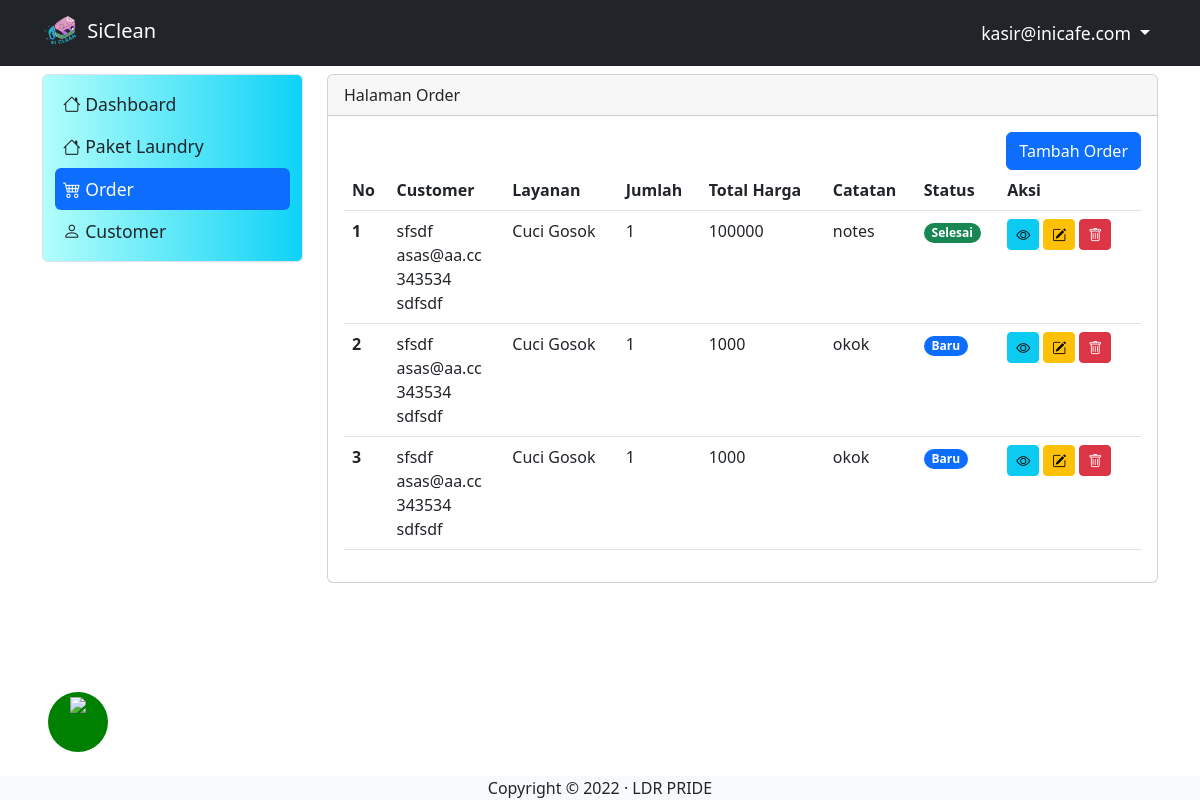
Screenshot of /order (signed in) with the database file from the repository.
### tables this page shows
CREATE TABLE `tb_user` (
  `id_user` int(11) NOT NULL,
  `username` varchar(200) DEFAULT NULL,
  `password` varchar(200) DEFAULT NULL,
  `level` int(1) DEFAULT NULL,
  `nama` varchar(200) DEFAULT NULL,
  `nohp` varchar(15) DEFAULT NULL,
  `alamat` varchar(300) DEFAULT NULL
);

CREATE TABLE `tb_order` (
  `id` int(11) NOT NULL,
  `packet_id` int(11) DEFAULT NULL,
  `user_id` int(11) NOT NULL,
  `total_price` varchar(250) NOT NULL,
  `qty` int(50) NOT NULL,
  `notes` varchar(250) NOT NULL,
  `status` int(10) NOT NULL
);

CREATE TABLE `tb_daftar_paket` (
  `id_paket` int(11) NOT NULL,
  `foto` varchar(200) DEFAULT NULL,
  `nama_paket` varchar(200) DEFAULT NULL,
  `keterangan` varchar(200) DEFAULT NULL,
  `harga` varchar(15) DEFAULT NULL
);

### order.php (the view, shortened to what this page needs)
<?php
include "proses/connect.php";
$query = mysqli_query($conn, "SELECT o.id, o.total_price, o.qty, o.notes, o.status, u.username, u.level, u.nama, u.nohp, u.alamat, d.nama_paket, d.keterangan, d.harga from tb_order o, tb_user u, tb_daftar_paket d WHERE o.user_id = u.id_user AND o.packet_id = d.id_paket;");
while ($record = mysqli_fetch_array($query)) {
    $result[] = $record;
}
?>
<div class="col-lg-9 mt-2">
    <div class="card">
        <div class="card-header">
            Halaman Order
        </div>
        <div class="card-body">
            <div class="row">
                <div class="col d-flex justify-content-end">
                    <button class="btn btn-primary" data-bs-toggle="modal" data-bs-target="#ModalTambahUser">Tambah
                        Order</button>
                </div>
            </div>
            <?php
            if (empty($result)) {
                echo "Data Menu Makanan atau Minuman tidak ada";
            } else {
            ?>
            <div class="table-responsive">
                <table class="table table-hover">
                    <thead>
                        <tr class="text-nowrap">
                            <th scope="col">No</th>
                            <th scope="col">Customer</th>
                            <th scope="col">Layanan</th>
                            <th scope="col">Jumlah</th>
                            <th scope="col">Total Harga</th>
                            <th scope="col">Catatan</th>
                            <th scope="col">Status</th>
                            <th scope="col">Aksi</th>
                        </tr>
                    </thead>
                    <tbody>
                        <?php
                            $no = 1;
                            foreach ($result as $row) {
                            ?>
                        <tr>
                            <th scope="row"><?php echo $no++ ?></th>
                            <td>
                                <?php echo $row['nama'] ?>
                                <br>
                                <?php echo $row['username'] ?>
                                <br>
                                <?php echo $row['nohp'] ?>
                                <br>
                                <?php echo $row['alamat'] ?>
                            </td>
                            <td><?php echo $row['nama_paket'] ?></td>
                            <td><?php echo $row['qty'] ?></td>
                            <td><?php echo $row['total_price'] ?></td>
                            <td><?php echo $row['notes'] ?></td>
                            <td>
                                <?php if($row['status'] == 0) : ?>
                                <span class="badge rounded-pill text-bg-primary">Baru</span>
                                <?php elseif($row['status'] == 1) : ?>
                                <span class="badge rounded-pill text-bg-warning">Diproses</span>
                                <?php elseif($row['status'] == 2) : ?>
                                <span class="badge rounded-pill text-bg-success">Selesai</span>
                                <?php endif; ?>
                            </td>
                            <td>
                                <div class="d-flex">
                                    <button class="btn btn-info btn-sm me-1" data-bs-toggle="modal"
                                        data-bs-target="#ModalView<?php echo $row['id'] ?>"><i
                                            class="bi bi-eye"></i></button>
                                    <button class="btn btn-warning btn-sm me-1" data-bs-toggle="modal"
                                        data-bs-target="#ModalEdit<?php echo $row['id'] ?>"><i
                                            class="bi bi-pencil-square"></i></button>
                                    <button class="btn btn-danger btn-sm me-1" data-bs-toggle="modal"
                                        data-bs-target="#ModalDelete<?php echo $row['id'] ?>"><i
                                            class="bi bi-trash"></i></button>
                                </div>
                            </td>
                        </tr>
                        <?php
                            }
                            ?>
                    </tbody>
                </table>
            </div>
            <?php
            }
            ?>
        </div>
    </div>
</div>

### header.php (shortened to what this page needs)
<nav class="navbar navbar-expand navbar-dark bg-dark sticky-top">
    <div class="container-lg">
        <a class="navbar-brand" href="."> <img src="assets/LOGO.png" width="40px"> SiClean</a>
        <div class="collapse navbar-collapse justify-content-end" id="navbarNavDropdown">
            <ul class="navbar-nav">
                <li class="nav-item dropdown">
                    <a class="nav-link dropdown-toggle" href="#" role="button" data-bs-toggle="dropdown"
                        aria-expanded="false">
                        <?php echo $hasil['username']; ?>
                    </a>
                </li>
            </ul>
        </div>
    </div>
</nav>

### sidebar.php (style rules this page uses)
.navbar .navbar-nav .nav-link { color: #fff; font-size: 1.1em; }
.navbar .navbar-nav>li>a { color: #FFF; }

### rows the page displays
tb_user: username "kasir@inicafe.com"
tb_order: user.nama "sfsdf", user.username "asas@aa.cc", user.nohp "343534", user.alamat "sdfsdf", packet.nama_paket "Cuci Gosok", qty "1", total_price "100000", notes "notes", status "Selesai"
tb_order: user.nama "sfsdf", user.username "asas@aa.cc", user.nohp "343534", user.alamat "sdfsdf", packet.nama_paket "Cuci Gosok", qty "1", total_price "1000", notes "okok", status "Baru"
tb_order: user.nama "sfsdf", user.username "asas@aa.cc", user.nohp "343534", user.alamat "sdfsdf", packet.nama_paket "Cuci Gosok", qty "1", total_price "1000", notes "okok", status "Baru"
